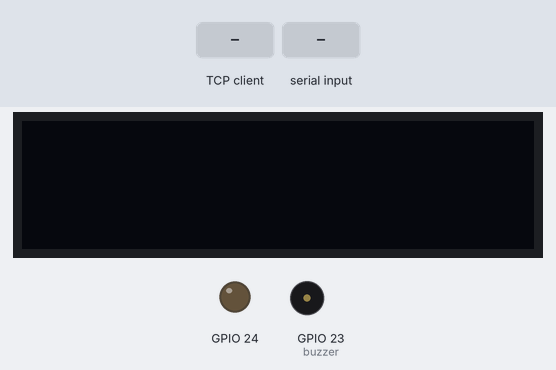
Bench run of a program on a simulated Raspberry Pi (BCM pin numbers). On the bench: 128×32 one-colour display, output pins drawn as LEDs (lit = HIGH), buzzer (waves = sounding). The test bench sets the inputs (shaded band). One TCP client connects 1 s after the port opens and stays connected; threads take turns every 2 ms; what the program prints to the terminal is not drawn.

Above: at 1.2 s.
1.3 s: the TCP client sends "1\n"
2.8 s: the TCP client sends "on\n"
4.3 s: the TCP client sends "0\n"
5.8 s: "3" typed at the terminal, then Enter
At 6.01 s:
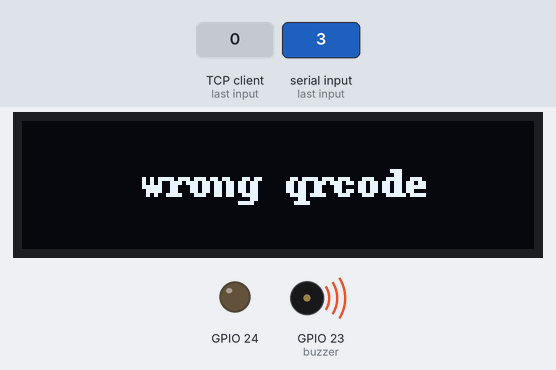
At 7.0 s:
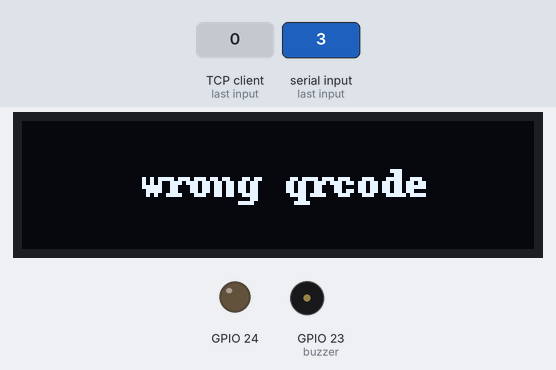
8.7 s: the TCP client sends "off\n"
10.2 s: the TCP client sends "off\n"
Timing chart, 0 to 12.7 s (numbered marks = the images above; inputs shaded):
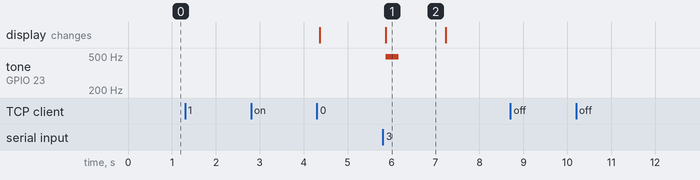

The program:

Server.py
```python
import socket
import threading
import time
import sys

import RPi.GPIO as GPIO

import Adafruit_GPIO.SPI as SPI
import Adafruit_SSD1306

from PIL import Image
from PIL import ImageDraw
from PIL import ImageFont

import subprocess
global secrete,count
secrete = ""
count=0

def send():
    global count
    while 1:

        #print(9)
        s_data = "setting pwd in server "+str(count+1)
        conn.send(s_data.encode("UTF-8"))

        time.sleep(2)

    conn.close()


def receive():
    global secrete,count
    while 1:
        r_data = conn.recv(1024)
        r_data = r_data.decode("utf8").strip()
        secrete=r_data
        count=count+1
        print(r_data)
        print(count)
       #f= open('data.txt','w')
        #f.write(data)
        #f.close()
        #QRdoor(r_data)
    conn.close()


#HOST = "192.168.43.235"   # wifi address
HOST = "192.168.0.7"   # wifi address
PORT = 8000

print("Socket Waiting !")


s = socket.socket(socket.AF_INET, socket.SOCK_STREAM)

s.bind((HOST,PORT))

s.listen(1)


conn, addr = s.accept()

print("Connected by" , addr)

receiver = threading.Thread(target = receive)
sender = threading.Thread(target = send)
#door=threading.Thread(target = QRdoor)

#print(1)
receiver.start()
sender.start()
#print(2)

#print(3)
#door.start()

while(True):
    if secrete != ""and count==3:
        RST = None
        DC = 23
        SPI_PORT = 0
        SPI_DEVICE = 0

        disp = Adafruit_SSD1306.SSD1306_128_32(rst=RST)

        disp.begin()

        disp.clear()
        disp.display()

        width = disp.width
        height = disp.height
        image = Image.new('1', (width, height))

        draw = ImageDraw.Draw(image)
        draw.rectangle((0,0,width,height), outline=0, fill=0)

        top = 10

        count=0
        font = ImageFont.load_default()

        #SERVO=18
        GPIO.setwarnings(False)
        GPIO.setmode(GPIO.BCM)
        GPIO.setup(24,GPIO.OUT)
        #GPIO.setmode(GPIO.BCM)
        #GPIO.setup(SERVO,GPIO.OUT)
        #SERVO_PWM=GPIO.PWM(SERVO,50)
        #SERVO_PWM.start(0)
        print(int(secrete))
        print("Scan the barcode")
        #f = open('data.txt','r')

        #data=int(f.read())
        #f.close()

        try:
            while True:
                disp.begin()
                disp.clear()
                disp.display()
                width = disp.width
                height = disp.height
                image = Image.new('1', (width, height))

                draw = ImageDraw.Draw(image)
                draw.rectangle((0,0,width,height), outline=0, fill=0)
                scan_in=input("INPUT : ")
                if scan_in is 'q':
                    break
                print("result : " + scan_in)
                if int(scan_in)==int(secrete):
                        print("door open")
                        x = 40
                        draw.text((x, top),"door open ",font=font, fill=255)

                        disp.image(image)
                        disp.display()

                        time.sleep(0.3)


                        buzzer=23
                        scale=[261,294,392]

                        GPIO.setup(buzzer,GPIO.OUT)
                        p=GPIO.PWM(buzzer,600)
                        p.start(50)

                        try:
                            for i in range(3):
                                p.ChangeFrequency(scale[i])
                                time.sleep(0.3)
                        finally:
                            p.stop()

                        #SERVO_PWM.ChangeDutyCycle(2)
                        #time.sleep(5)
                        #SERVO_PWM.ChangeDutyCycle(6)
                        #time.sleep(1)

                        GPIO.output(24,1)
                        time.sleep(1)
                        GPIO.output(24,0)
                        time.sleep(1)
                        count=0
                elif count==3:
                        print("error sound!!!!")
                        x = 20
                        draw.text((x, top),"error sound!!!!!!",font=font, fill=255)
                        count=0
                        disp.image(image)
                        disp.display()
                        time.sleep(0.3)

                        buzzer=23
                        scale=[783,698,783,698,783,698,783,698]

                        GPIO.setup(buzzer,GPIO.OUT)
                        p=GPIO.PWM(buzzer,600)

                        p.start(50)
                        try:
                            for i in range(8):
                                p.ChangeFrequency(scale[i])
                                time.sleep(0.3)

                        finally:
                            p.stop()
                else:
                        print("wrong qrcode")
                        x = 30
                        draw.text((x, top),"wrong qrcode ",font=font, fill=255)
                        count=count+1
                        print(count)
                        disp.image(image)
                        disp.display()


                        buzzer=23
                        scale=493

                        GPIO.setup(buzzer,GPIO.OUT)
                        p=GPIO.PWM(buzzer,600)

                        p.start(50)
                        try:
                            p.ChangeFrequency(493)
                            time.sleep(0.3)

                        finally:
                            p.stop()
                        time.sleep(1)

        except KeyboardInterrupt:
            SERVO_PWM.stop()
        GPIO.cleanup()
```

Measured:
- after the input at 1.3 s, every drawn part: stays the same
- after the input at 2.8 s, every drawn part: stays the same
- after the input at 5.8 s, tone on GPIO 23 (buzzer): silent → 493 Hz after 0.06 s, → silent 0.30 s later; the display: changes after 0.06 s (image 1)
- after the input at 8.7 s, every drawn part: stays the same
- after the input at 10.2 s, every drawn part: stays the same
- what the display in image 1 shows lasts 1.3 s, from 5.9 s to 7.2 s
